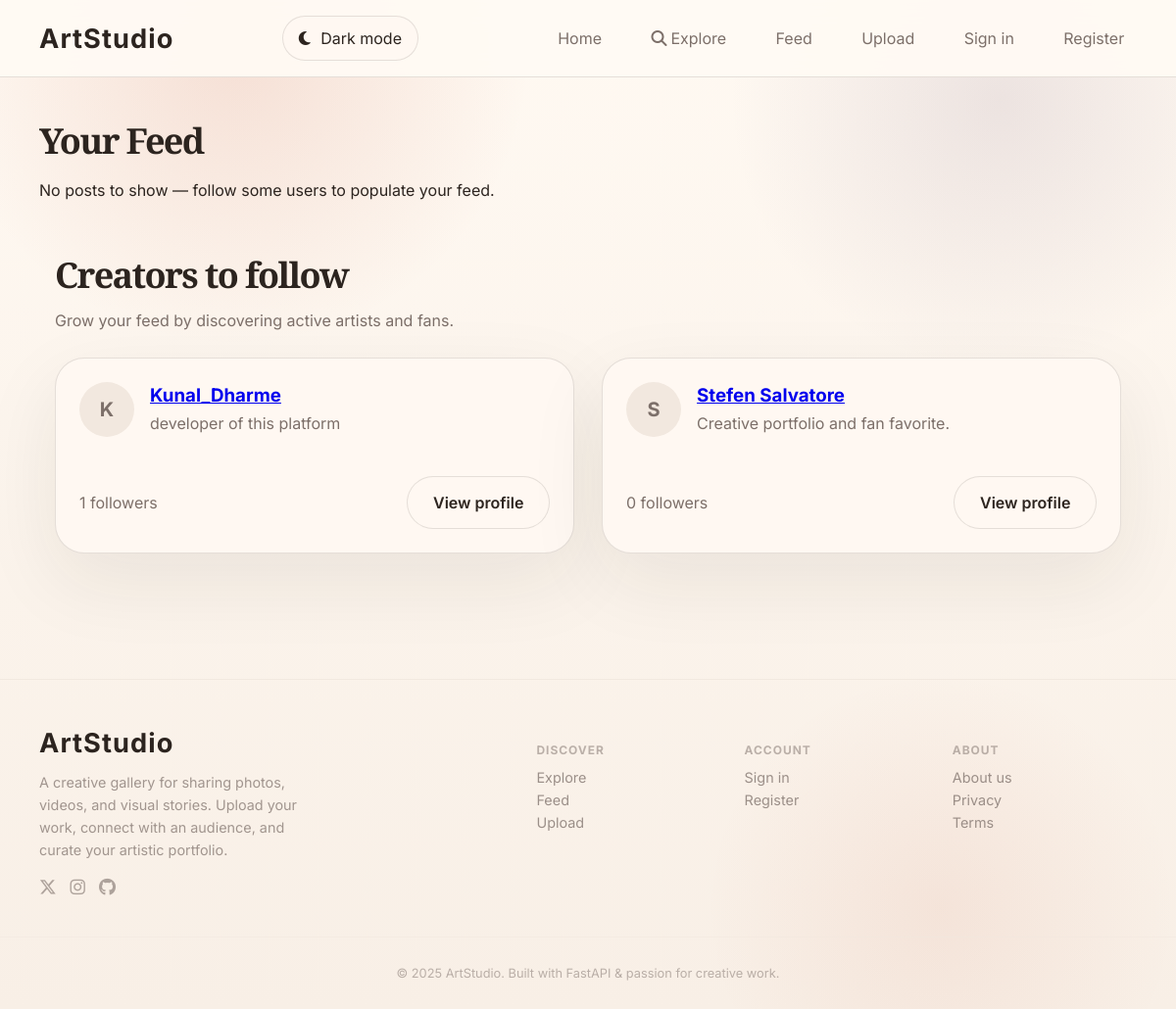
The app's page /feed with its own data.
### fastapi_app/models.py (models this page shows)
class User(Base):
    __tablename__ = "users"
    id = Column(Integer, primary_key=True, index=True)
    username = Column(String(80), unique=True, nullable=False, index=True)
    email = Column(String(200), unique=True, nullable=True)
    hashed_password = Column(String(200), nullable=False)
    avatar = Column(String(255), nullable=True)
    bio = Column(Text, nullable=True)
    is_admin = Column(Boolean, default=False, nullable=False)
    is_banned = Column(Boolean, default=False, nullable=False)
    created_at = Column(DateTime, default=datetime.utcnow)

### fastapi_app/main.py (the view)
@app.get("/feed")
def feed(request: Request, db: Session = Depends(get_db)):
    current_user = get_current_user(request, db)
    posts = crud.get_personal_feed(db, current_user.id if current_user else None, limit=30)
    suggestions = crud.get_follow_suggestions(db, current_user.id if current_user else None, limit=6)
    return render_template(request, "feed.html", db, posts=posts, suggestions=suggestions)

### fastapi_app/templates/feed.html
{% extends "base.html" %}
{% block content %}
<section class="container">
  <div class="section-intro"><h2>Your Feed</h2></div>
  {% if posts %}
    <div class="posts-list">
      {% for p in posts %}
        <article class="post-card">
          <h3><a href="/post/{{ p.id }}">{{ p.title }}</a></h3>
          <div class="meta">By {{ p.author }} on {{ p.created_at.strftime('%Y-%m-%d') }}</div>
          <p>{{ p.content[:200] }}{% if p.content|length > 200 %}...{% endif %}</p>
        </article>
      {% endfor %}
    </div>
  {% else %}
    <p>No posts to show — follow some users to populate your feed.</p>
  {% endif %}
  {% if suggestions %}
  <section class="container section-grid">
    <div class="section-intro">
      <h2>Creators to follow</h2>
      <p>Grow your feed by discovering active artists and fans.</p>
    </div>
    <div class="user-grid">
      {% for item in suggestions %}
      <article class="user-card">
        <div class="user-card-top">
          <div class="user-avatar">{{ item.username[0] }}</div>
          <div>
            <a href="/profile/{{ item.username }}"><h3>{{ item.username }}</h3></a>
            <p>{{ item.bio or 'Creative portfolio and fan favorite.' }}</p>
          </div>
        </div>
        <div class="user-card-meta">
          <span>{{ item.followers }} followers</span>
          <a class="button button-secondary" href="/profile/{{ item.username }}">View profile</a>
        </div>
      </article>
      {% endfor %}
    </div>
  </section>
  {% endif %}
</section>
{% endblock %}

### fastapi_app/static/css/main.css (style rules this page uses)
:root { color-scheme: light; --background: radial-gradient(circle at 20% 5%, rgba(193, 81, 52, 0.15), transparent 22%), radial-gradient(circle at 85% 10%, rgba(107, 76, 106, 0.12), transparent 20%), radial-gradient(circle at 80% 90%, rgba(193, 81, 52, 0.08), transparent 18%), linear-gradient(180deg, #fff9f2 0%, #f8efe6 100%); --header-bg: rgba(255, 250, 244, 0.95); --text: #2c241f; --muted: #7c6f69; --surface: #fff8f2; --surface-2: #f2e8df; --input-bg: rgba(255, 255, 255, 0.95); --brand: #c15134; --accent: #6b4c6a; --border: rgba(44, 34, 29, 0.12); --shadow: 0 28px 80px rgba(44, 34, 29, 0.08); --surface-text: #2c241f; }
* { box-sizing: border-box; }
html { scroll-behavior: smooth; }
body { margin: 0; font-family: Inter, ui-sans-serif, system-ui, sans-serif; background: var(--background); color: var(--text); min-height: 100vh; }
button, input, textarea, a { font: inherit; }
.container { width: min(1120px, calc(100% - 2rem)); margin: 0 auto; }
.hero h1, .section-intro h2, .watch-details h1 { font-family: 'Cormorant Garamond', serif; letter-spacing: -0.045em; }
.button, .button-secondary, .button-danger { display: inline-flex; align-items: center; justify-content: center; border: none; padding: 1rem 1.6rem; border-radius: 999px; text-decoration: none; font-weight: 600; transition: transform 0.2s ease, box-shadow 0.2s ease, background-color 0.2s ease; }
.button { background: linear-gradient(135deg, var(--brand), #94372a); color: #fff; }
.button-secondary { background: var(--surface); color: var(--text); border: 1px solid var(--border); }
.section-grid, .form-section, .search-section { margin-top: 3.25rem; }
.section-intro h2 { margin: 0 0 0.75rem; font-size: clamp(2rem, 3vw, 3rem); }
.section-intro p { margin: 0; color: var(--muted); max-width: 45rem; }
.user-grid { display: grid; gap: 1.75rem; grid-template-columns: repeat(auto-fit, minmax(280px, 1fr)); margin-top: 1.75rem; }
.user-card, .media-card, .post-card { background: var(--surface); border: 1px solid var(--border); border-radius: 30px; overflow: hidden; box-shadow: var(--shadow); transition: transform 0.3s ease, box-shadow 0.3s ease; }
.user-card-top { display: flex; gap: 1rem; align-items: center; padding: 1.5rem; }
.user-avatar { width: 56px; height: 56px; border-radius: 50%; background: var(--surface-2); color: var(--muted); display: grid; place-items: center; font-size: 1.25rem; font-weight: 700; }
.user-card h3 { margin: 0 0 0.35rem; }
.user-card p { margin: 0; color: var(--muted); line-height: 1.5; max-width: 32rem; }
.user-card-meta { display: flex; align-items: center; justify-content: space-between; gap: 1rem; padding: 1rem 1.5rem 1.5rem; flex-wrap: wrap; }
.user-card-meta span { color: var(--muted); }

### records on screen
User: username "K", username "Kunal_Dharme", bio "developer of this platform", followers "1"
User: username "S", username "Stefen Salvatore", bio "Creative portfolio and fan favorite.", followers "0"

### other values on screen
{{ 2025 }} "2025"
